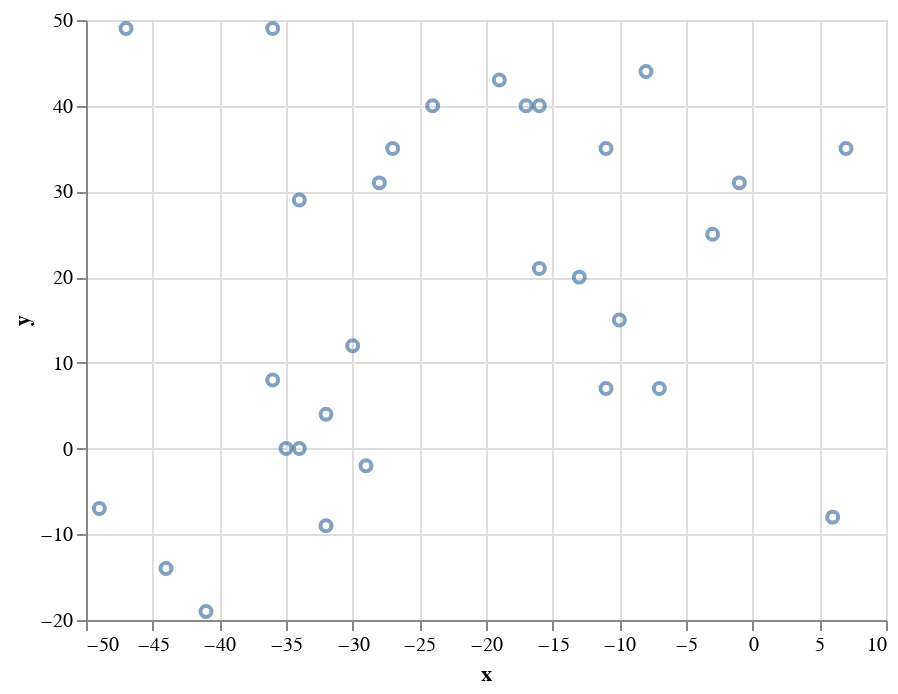

Notebook cell for this chart:
### Markdown cell above
## Steps

### Code cell
intercept = random.randint(-30, 30)
coefficient = random.uniform(-1, 1)
n = 30


xs = np.random.randint(-50, 10 + 1, 30)
ys = np.random.randint(-20, 50 + 1, 30)
df = pd.DataFrame({'x': xs, 'y': ys})

print(intercept, coefficient)


alt.Chart(df).mark_point().encode(
    alt.X('x:Q'), alt.Y('y:Q'), alt.Tooltip(['x', 'y'])
)

### Figure 1 — Vega-Lite specification as saved in the notebook (floating-point values rounded to 4 significant figures)
{"config": {"view": {"continuousWidth": 400, "continuousHeight": 300}}, "data": {"name": "data-253ffb03c5c3da6161e4f4bd338d5909"}, "mark": "point", "encoding": {"tooltip": [{"type": "quantitative", "field": "x"}, {"type": "quantitative", "field": "y"}], "x": {"type": "quantitative", "field": "x"}, "y": {"type": "quantitative", "field": "y"}}, "$schema": "https://vega.github.io/schema/vega-lite/v4.8.1.json", "datasets": {"data-253ffb03c5c3da6161e4f4bd338d5909": [{"x": -34, "y": 0}, {"x": -17, "y": 40}, {"x": -11, "y": 35}, {"x": -36, "y": 49}, {"x": -32, "y": 4}, {"x": -3, "y": 25}, {"x": -19, "y": 43}, {"x": 6, "y": -8}, {"x": -11, "y": 7}, {"x": -36, "y": 8}, {"x": -34, "y": 29}, {"x": -35, "y": 0}, {"x": -16, "y": 21}, {"x": -10, "y": 15}, {"x": -8, "y": 44}, {"x": -7, "y": 7}, {"x": -47, "y": 49}, {"x": 7, "y": 35}, {"x": -16, "y": 40}, {"x": -27, "y": 35}, {"x": -44, "y": -14}, {"x": -30, "y": 12}, {"x": -24, "y": 40}, {"x": -1, "y": 31}, {"x": -29, "y": -2}, {"x": -28, "y": 31}, {"x": -32, "y": -9}, {"x": -49, "y": -7}, {"x": -41, "y": -19}, {"x": -13, "y": 20}]}}
